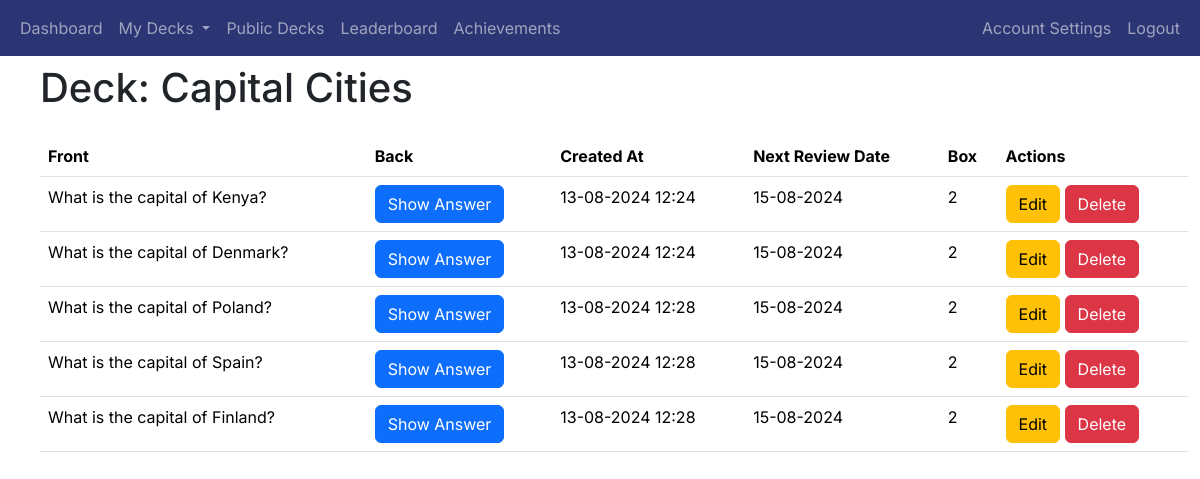
The app's page /view_deck/1 (signed in) with its own data.
### app/decks/models.py (models this page shows, shortened)
class Deck(db.Model):
    deck_id = db.Column(db.Integer, primary_key=True)
    name = db.Column(db.String(100), nullable=False)
    user_id = db.Column(db.Integer, db.ForeignKey('user.user_id'), nullable=False)
    created_at = db.Column(db.DateTime, nullable=False, default=datetime.utcnow)
    shared = db.Column(db.Boolean, default=False)
    review_start_date = db.Column(db.DateTime, nullable=True)
    cards = db.relationship('Card', backref='deck', cascade='all, delete-orphan', lazy=True)

class Card(db.Model):
    card_id = db.Column(db.Integer, primary_key=True)
    front = db.Column(db.String(255), nullable=False)
    back = db.Column(db.String(255), nullable=False)
    created_at = db.Column(db.DateTime, default=datetime.utcnow)
    next_review_date = db.Column(db.DateTime, nullable=True)
    deck_id = db.Column(db.Integer, db.ForeignKey('deck.deck_id'), nullable=False)
    box = db.Column(db.Integer, default=1)  # New field for Leitner system

### app/decks/routes.py (the view)
@decks_blueprint.route('/view_deck/<int:deck_id>')
@login_required
def view_deck(deck_id):
    deck = Deck.query.get_or_404(deck_id)
    is_owner = deck.user_id == current_user.user_id
    if not deck.shared and not is_owner:
        abort(403)  # Forbidden access if the deck is not shared and not owned by the current user
    cards = Card.query.filter_by(deck_id=deck.deck_id).all()
    return render_template('view_deck.html', deck=deck, cards=cards, is_owner=is_owner)

### app/__init__.py (called while the page is built)
@login_manager.user_loader
def load_user(user_id):
    return User.query.get(int(user_id))

### app/decks/templates/view_deck.html (shortened to what this page needs)
{% extends "base.html" %}
{% block heading %}Deck: {{ deck.name }}{% endblock %}
{% block content %}
<div class="container">
    <table class="table">
        <thead>
            <tr>
                <th scope="col">Front</th>
                <th scope="col">Back</th>
                <th scope="col">Created At</th>
                {% if is_owner %}
                <th scope="col">Next Review Date</th>
                <th scope="col">Box</th>
                <th scope="col">Actions</th>
                {% endif %}
            </tr>
        </thead>
        <tbody>
            {% for card in cards %}
                <tr>
                    <td>{{ card.front }}</td>
                    <td>
                        <button class="btn btn-primary" onclick="toggleAnswer('answer-{{ card.card_id }}')">Show Answer</button>
                    </td>
                    <td>
                        {% if is_owner %}
                            {{ card.created_at.strftime('%d-%m-%Y %H:%M') }}
                        {% else %}
                            {{ card.created_at.strftime('%d-%m-%Y') }}
                        {% endif %}
                    </td>
                    {% if is_owner %}
                    <td>{{ card.next_review_date.strftime('%d-%m-%Y') }}</td>
                    <td>{{ card.box }}</td>
                    <td>
                        <a href="{{ url_for('decks.edit_card', card_id=card.card_id) }}" class="btn btn-warning">Edit</a>
                        <button class="btn btn-danger" onclick="confirmDelete('{{ url_for('decks.delete_card', card_id=card.card_id) }}')">Delete</button>
                    </td>
                    {% endif %}
                </tr>
            {% endfor %}
        </tbody>
    </table>
</div>
{% endblock %}

### app/templates/base.html (style rules this page uses)
body { font-family: 'Inter', sans-serif; }
h1, h2, h3, h4, h5, h6, p, a { font-family: 'Inter', sans-serif; }

### records on screen
Deck: name "Capital Cities"
Card: front "What is the capital of Kenya?", created_at "13-08-2024 12:24", next_review_date "15-08-2024", box "2"
Card: front "What is the capital of Denmark?", created_at "13-08-2024 12:24", next_review_date "15-08-2024", box "2"
Card: front "What is the capital of Poland?", created_at "13-08-2024 12:28", next_review_date "15-08-2024", box "2"
Card: front "What is the capital of Spain?", created_at "13-08-2024 12:28", next_review_date "15-08-2024", box "2"
Card: front "What is the capital of Finland?", created_at "13-08-2024 12:28", next_review_date "15-08-2024", box "2"
